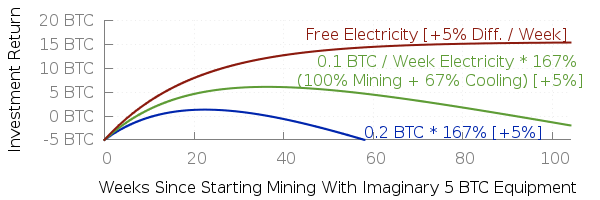

The gnuplot source for this figure:
load "gnuplot.preferences"

set terminal svg size 600,200 font "Sans,12"
set output "en-mining-equipment-roi-electricity-cooling.svg"

set key left top Left reverse samplen .01 spacing .8 nobox
unset key
set xlabel "Weeks Since Starting Mining With Imaginary 5 BTC Equipment"
set ylabel "Investment Return"
set format y "%'g BTC
set yrange [-5:20]

set label 1 "Free Electricity [+5% Diff. / Week]" at 50,17 tc ls 1
set label 2 "    0.1 BTC / Week Electricity * 167%\n(100% Mining + 67% Cooling) [+5%]" at 43,11.5 tc ls 2 rotate by -0
set label 3 "0.2 BTC * 167% [+5%]" at 58,-3.5 tc ls 3 rotate by -0

plot [0:104] \
(1-exp(-.05*x))/(1-exp(-.05))-5-.2*1.67*x title "0.2 BTC/Week Electricity * 167% (100% Mining + 67% Cooling)" ls 3, \
(1-exp(-.05*x))/(1-exp(-.05))-5-.1*1.67*x title "0.1 BTC/Week * 167%" ls 2, \
(1-exp(-.05*x))/(1-exp(-.05))-5 title "Free Electricity" ls 1

## PNG Labels In Slightly Wrong Place
set label 1 "Free Electricity [+5% Diff. / Week]" at 45,17 tc ls 1
set label 2 "    0.1 BTC / Week Electricity * 167%\n(100% Mining + 67% Cooling) [+5%]" at 43,11.5 tc ls 2 rotate by -0
set label 3 "0.2 BTC * 167% [+5%]" at 58,-3.5 tc ls 3 rotate by -0
set samples 10000
set terminal pngcairo size 600,200 font "Sans,12"
set output "en-mining-equipment-roi-electricity-cooling.png"

replot


